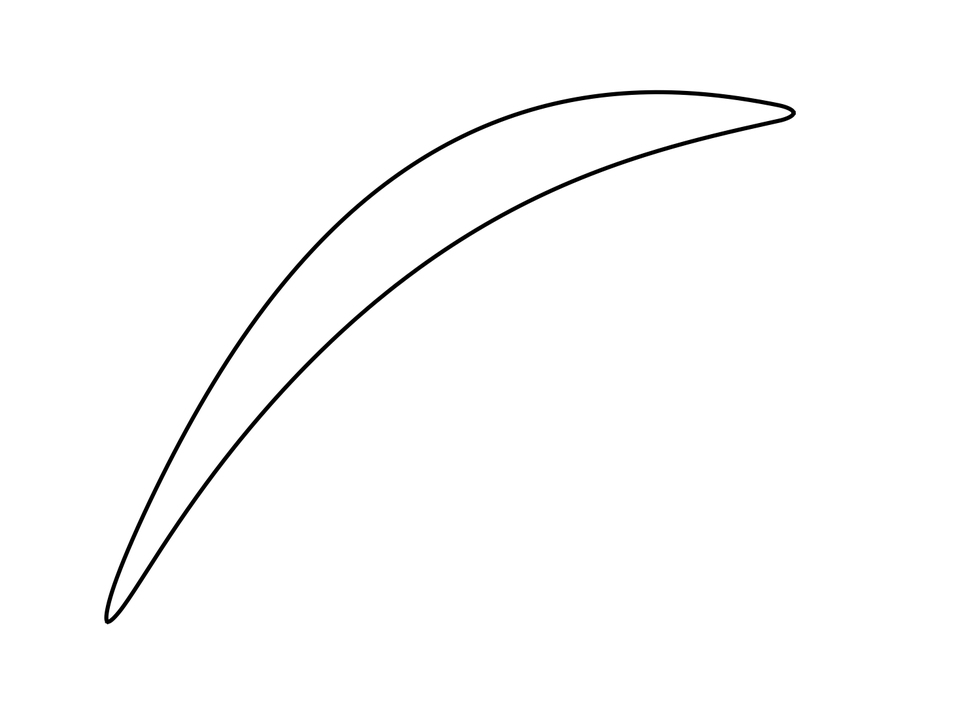
#> input picture Shaply_Optimization/Compressor/Gray_Normalized/orginal.png, 973 x 725 px, shrunk from 1488 x 1108 before the run
$ python Post_Picture.py
#> lines starting #> are read from the running program, lines starting #| are printed output that depends on the picture; after the words box and inside, x2 and y2 are one past the last pixel; in counts of white or black regions, pixels touching at a corner belong together
import cv2
import numpy as np

# 读取图片
image = cv2.imread('orginal.png', cv2.IMREAD_GRAYSCALE)
#> image is the input picture: shape (725, 973); min 0, max 255, mean 252.3

# 应用阈值处理将图片转换为二值图像
_, binary = cv2.threshold(image, 128, 255, cv2.THRESH_BINARY_INV)
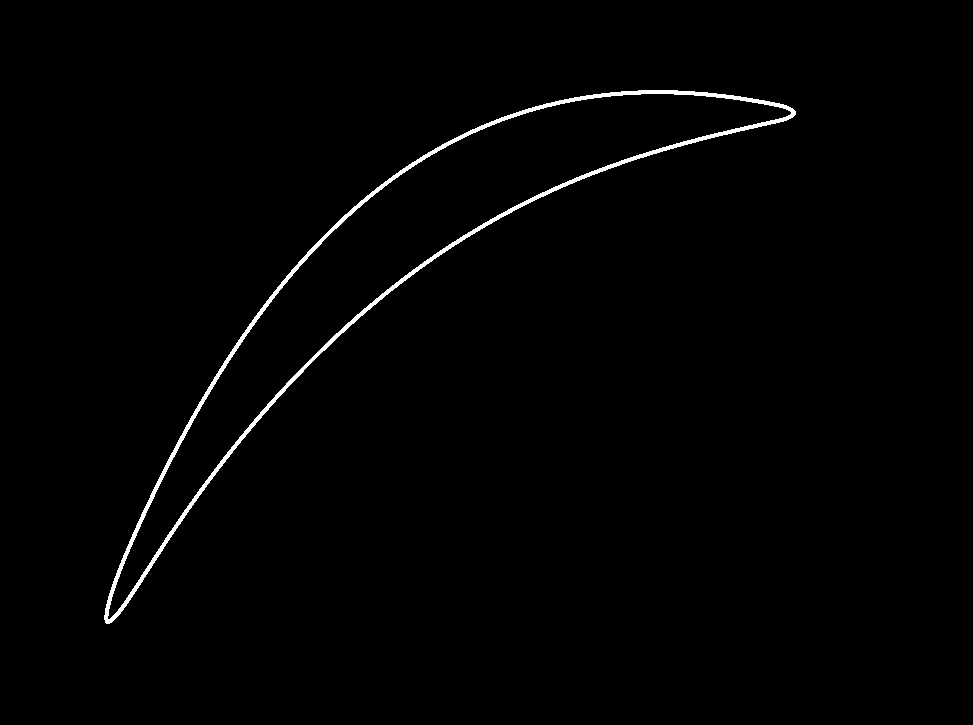
#> binary: shape (725, 973); 1.1% white; 1 white region

# 寻找所有轮廓
contours, _ = cv2.findContours(binary, cv2.RETR_EXTERNAL, cv2.CHAIN_APPROX_SIMPLE)
#> contours = 1 contour; box (x1, y1, x2, y2) and area: (104, 90, 796, 624) 57422

# 创建一个全黑的图像
filled_image = np.zeros_like(binary)

# 填充所有轮廓
for contour in contours:
    cv2.drawContours(filled_image, [contour], -1, (255), thickness=cv2.FILLED)
#> this loop made 1 pass
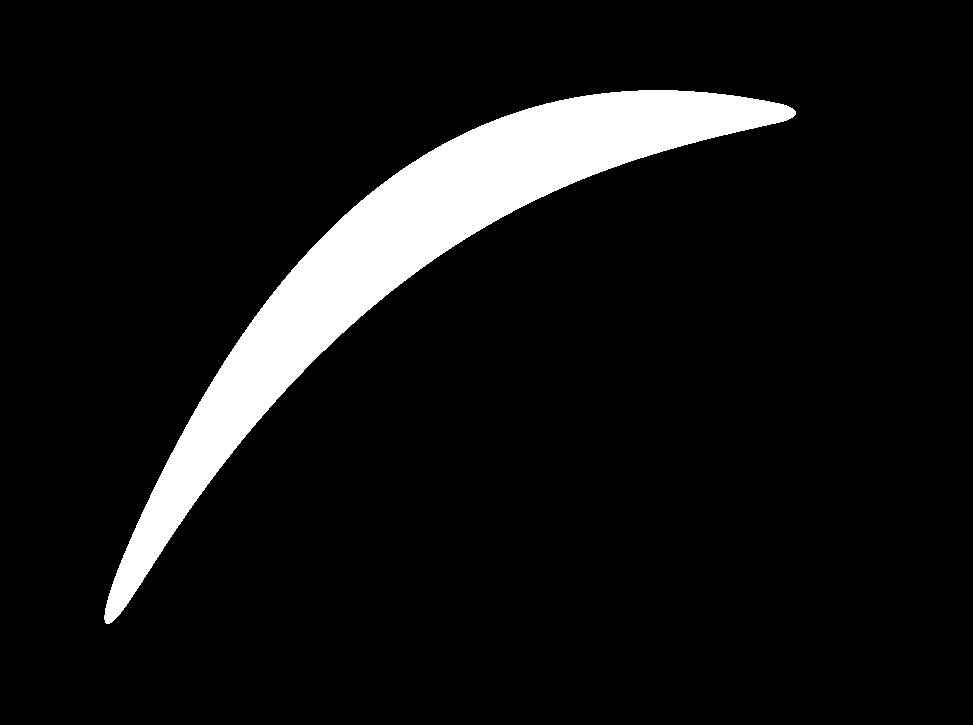
#> filled_image: shape (725, 973); 8.3% white; 1 white region, box (x1, y1, x2, y2) and area: (104, 90, 796, 624) 58229

# 显示结果
cv2.imshow('Filled Image', filled_image)
cv2.waitKey(0)
cv2.destroyAllWindows()

# 保存结果
#cv2.imwrite('orginal.png', filled_image)
